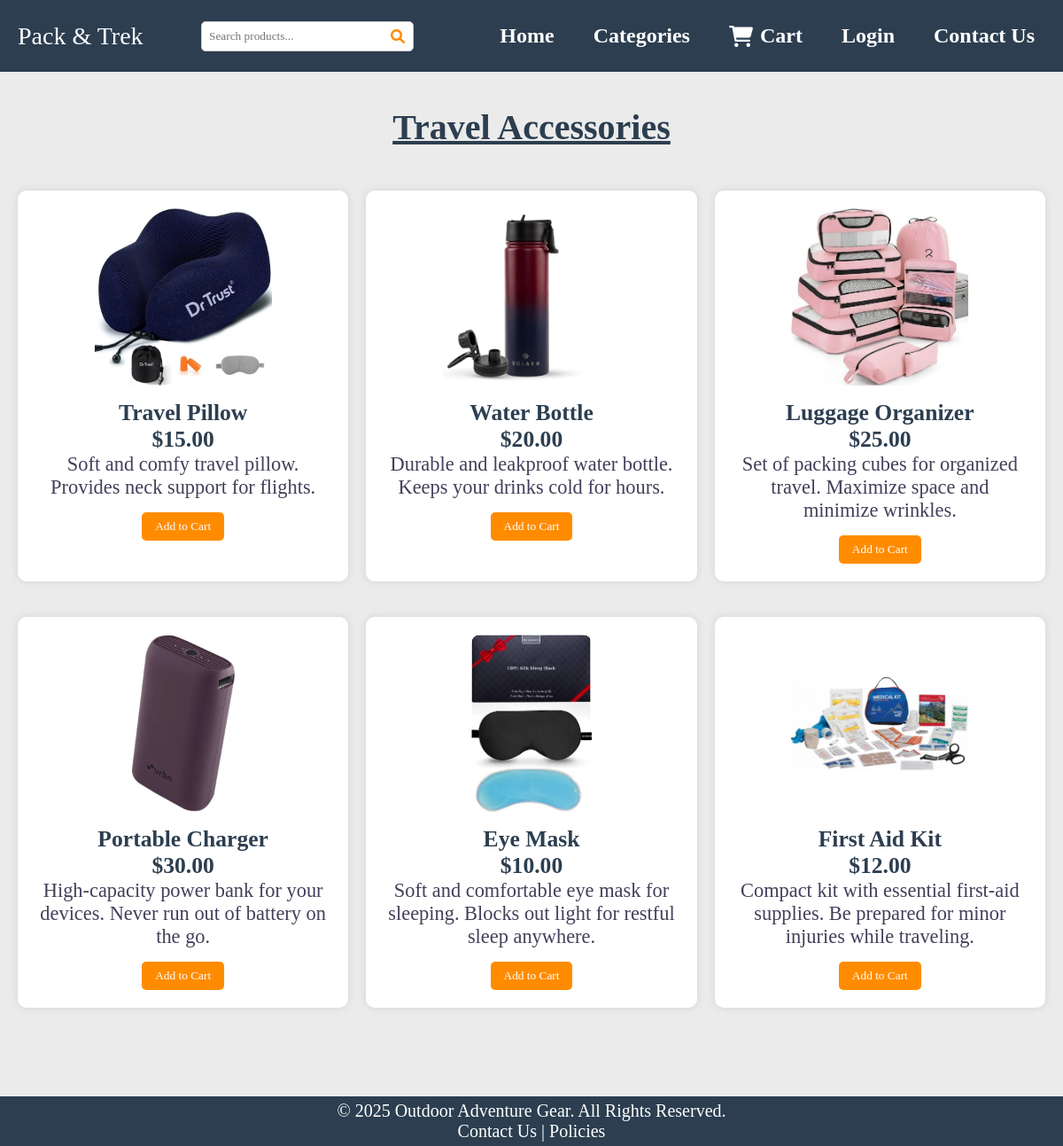
/Product-Category/product_category3.php, run on the app's committed database.
### tables this page shows
CREATE TABLE Products (
    product_id INT AUTO_INCREMENT PRIMARY KEY,
    category_id INT,
    product_name VARCHAR(100) NOT NULL,
    description TEXT,
    price DECIMAL(10, 2) NOT NULL,
    stock INT NOT NULL,
    image_url VARCHAR(255),
    FOREIGN KEY (category_id) REFERENCES Categories(category_id)
);

### Product-Category/product_category3.php (the view, shortened to what this page needs)
<?php
$conn = new mysqli('localhost', 'root', '', 'Ecommerce');
$sql = "SELECT product_id, product_name, description, price, image_url FROM Products WHERE category_id = 3";
$result = $conn->query($sql);
?>
<!DOCTYPE html>
<html>
<head>
  <link rel="stylesheet" href="../basic/basic.css">
  <link rel="stylesheet" href="product_category.css">
  <link rel="stylesheet" href="https://cdnjs.cloudflare.com/ajax/libs/font-awesome/6.0.0/css/all.min.css">
</head>
<body>
<div class="home">
        <header>
            <div class="logo"><a href="..\Home\home.html">Pack & Trek</a></div>
            <div class="search-cart">
                <form class="search-bar">
                    <input type="text" placeholder="Search products...">
                </form>
            </div>
            <nav>
                <ul>
                    <a href="..\Home\home.html">
                        <li>Home</li>
                    </a>
                    <a href="../Product-Category/all_product_category.php">
                        <li>Categories</li>
                    </a>
                    <a href="../Cart&Order\cart.php" class="cart-icon">
                        <i class="fas fa-shopping-cart"></i>
                        <span class="cart-text">Cart</span>
                    </a>
                    <a href="../Login-Signup\login.php">
                        <li>Login</li>
                    </a>
                    <a href="../Organisation\contact.html">
                        <li>Contact Us</li>
                    </a>
                </ul>
            </nav>
        </header>
    </div>
  <main>
    <section class="category-page">
      <h1>Travel Accessories</h1>
      <div class="product-grid">
        <?php while ($row = $result->fetch_assoc()) { ?>
          <div class="product">
            <a href="product.html?id=<?php echo $row['product_id']; ?>">
              <img src="<?php echo $row['image_url']; ?>" alt="<?php echo $row['product_name']; ?>">
              <h3><?php echo $row['product_name']; ?> <p>$<?php echo number_format($row['price'], 2); ?></p></h3>
              <p class="product-description"><?php echo $row['description']; ?></p>
              <button class="add-to-cart">Add to Cart</button>
            </a>
          </div>
        <?php } ?>
      </div>
    </section>
  </main>
  <footer>
    <p>&copy; 2025 Outdoor Adventure Gear. All Rights Reserved.</p>
    <p><a href="contact.html">Contact Us</a> | <a href="policies.html">Policies</a></p>
  </footer>
</body>
</html>

### basic/basic.css (style rules this page uses)
* { margin: 0; padding: 0; box-sizing: border-box; font-family: 'Times New Roman', Times, serif; }
body { background-color: #e9e9e9e1; }
header { width: 100%; padding: 15px 20px; position: fixed; display: flex; justify-content: space-between; align-items: center; background-color: #2c3e50; }
.logo a { font-family: cursive; font-size: 3.5vh; text-decoration: none; color: white; }
nav ul { list-style: none; display: flex; float: right; }
nav ul a { text-decoration: none; margin-left: 20px; padding: 1.5vh; border-radius: 5vh; cursor: pointer; color: white; font-weight: bolder; font-size: 3vh; }
.search-bar { position: relative; }
.search-bar input { padding: 8px; border: 1px solid #ccc; border-radius: 5px; width: 20vw; }
.cart-icon { display: flex; align-items: center; gap: 8px; }
footer { text-align: center; background: #2c3e50; color: white; padding: 5px; font-size: 2.5vh; font-weight: normal; bottom: 0; width: 100%; }
footer a { color: white; text-decoration: none; }

### Product-Category/product_category.css (style rules this page uses)
main { padding-top: 5vh; font-family: 'Times New Roman', Times, serif; }
.category-page { text-align: center; padding: 10vh 20px; }
.category-page h1 { font-size: 5vh; margin-bottom: 6vh; color: #2c3e50; text-decoration: underline; }
.product-grid { justify-content: center; flex-wrap: wrap; gap: 20px; display: grid; grid-template-columns: repeat(3, 1fr); }
.product { background: white; padding: 20px; border-radius: 10px; text-align: center; box-shadow: 0 0 10px rgba(0, 0, 0, 0.1); width: auto; margin-bottom: 20px; color: rgb(67, 63, 90); font-size: 2.8vh; }
.product img { height: 200px; width: auto; border-radius: 10px; margin-bottom: 10px; }
.product a { text-decoration: none; color: inherit; }
.product h3 { color: #2c3e50; font-size: 3.2vh; }
.product-description { font-size: 1em; margin-bottom: 5px; }
.add-to-cart { background-color: #ff8c00; color: white; border: none; padding: 8px 15px; border-radius: 5px; cursor: pointer; margin-top: 10px; }

### data on the page
products: image_url (picture), product_name "Travel Pillow", price "15.00", description "Soft and comfy travel pillow. Provides neck support for flights."
products: image_url (picture), product_name "Water Bottle", price "20.00", description "Durable and leakproof water bottle. Keeps your drinks cold for hours."
products: image_url (picture), product_name "Luggage Organizer", price "25.00", description "Set of packing cubes for organized travel. Maximize space and minimize wrinkles."
products: image_url (picture), product_name "Portable Charger", price "30.00", description "High-capacity power bank for your devices. Never run out of battery on the go."
products: image_url (picture), product_name "Eye Mask", price "10.00", description "Soft and comfortable eye mask for sleeping. Blocks out light for restful sleep anywhere."
products: image_url (picture), product_name "First Aid Kit", price "12.00", description "Compact kit with essential first-aid supplies. Be prepared for minor injuries while traveling."
